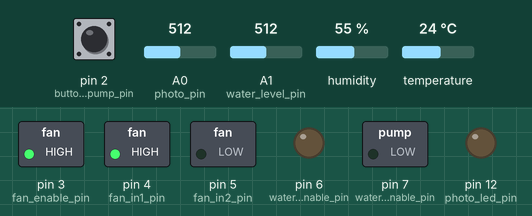
The sketch below on a simulated Arduino Uno, built with avr-gcc and run on an emulated ATmega328P. Shown: switched loads named in the sketch (green lamp = pin HIGH), output pins drawn as LEDs (lit = HIGH). Inputs (shaded band) come from the test bench; at power-on: temperature 24 °C, A0 (photo_pin) = 512, pin 2 (button_water_pump_pin) LOW, A1 (water_level_pin) = 512, humidity 55 %. What the sketch prints to the serial monitor is not drawn.

Above: at 2.3 s.
2.4 s: temperature set to 22 °C
4.2 s: temperature set to 19 °C
At 5.5 s:
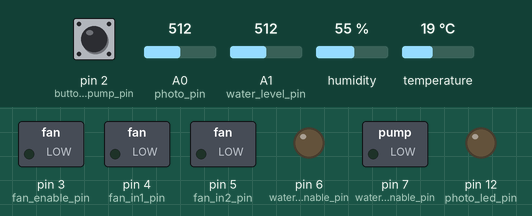
6.0 s: A0 (photo_pin) set to 493
At 6.6 s:
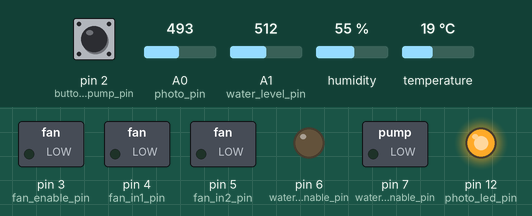
7.5 s: pin 2 (button_water_pump_pin) pulled HIGH for 0.15 s
At 9.0 s:
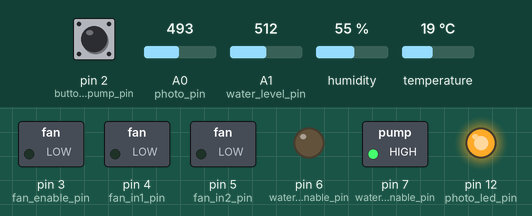
9.6 s: A0 (photo_pin) set to 522
At 10.8 s:
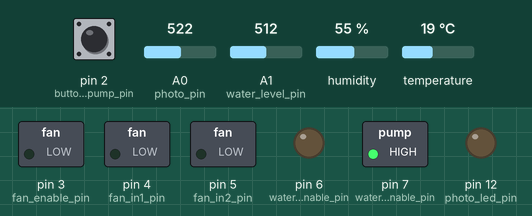
11.1 s: temperature set to 28 °C
At 11.5 s:
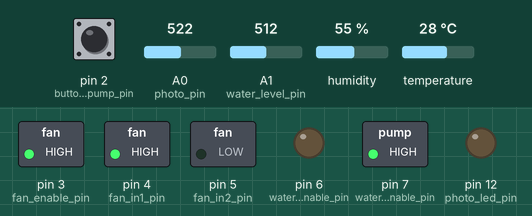
Timing chart, 0 to 20.2 s (numbered marks = the images above; inputs shaded):
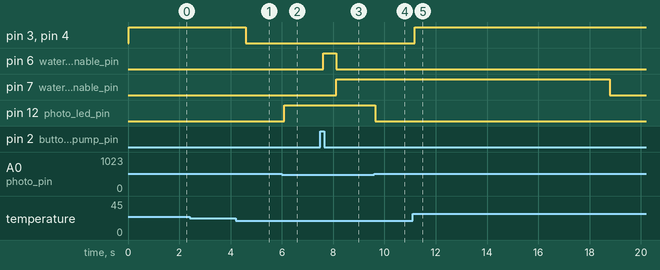

Measured:
- the behaviour switches between 21 and 20 °C on temperature (found by bisection; images 0 and 1)
- the behaviour switches between 512 and 511 on A0 (photo_pin) (found by bisection; images 1 and 2)
- after the input at 2.4 s, every drawn part: stays the same
- after the input at 4.2 s, pin 3 (fan_enable_pin), pin 4 (fan_in1_pin): HIGH → LOW after 0.39 s
- after the input at 6.0 s, pin 12 (photo_led_pin): LOW → HIGH after 0.09 s
- after the input at 7.5 s, pin 6 (water_level_enable_pin): LOW → HIGH after 0.12 s, → LOW 0.50 s later; pin 7 (water_pump_enable_pin): LOW → HIGH after 0.62 s
- after the input at 9.6 s, pin 12 (photo_led_pin): HIGH → LOW at once
- after the input at 11.1 s, pin 3 (fan_enable_pin), pin 4 (fan_in1_pin): LOW → HIGH after 0.09 s

The sketch:

SmartHome.ino
```cpp
#include <SimpleDHT.h>

//pinout arduino
#define dht11_pin 13

#define photo_pin A0
#define photo_led_pin 12

#define fan_enable_pin 3
#define fan_in1_pin 4
#define fan_in2_pin 5
#define fan_led_pin 11

#define button_water_pump_pin 2
#define water_level_pin A1
#define water_level_enable_pin 6
#define water_pump_enable_pin 7

//variabili di sato sensori
typedef enum {
  SPENTO,
  ACCESO
} led_state;
led_state fan_led = SPENTO;
led_state photo_led = SPENTO;

typedef enum {
  SPENTA,
  ACCESA,
  MAL_FUNZIONAMENTO,
} water_pump_state;
water_pump_state water_pump = SPENTA;

//oggetti utilizzati
SimpleDHT11 dht11;

//variabili numeriche
int temperature;
int set_point_temperature = 20;
long start_pump = 0;
int period_on_pump = 10;

//variabili uart
//numero di byte scambiati per pacchetto
#define num_byte 7

//char inviati
#define sof 'a'
#define eof 'r'
#define padding 's'

#define get_info 'b'
#define send_value 'c'

#define fontana 'f'
#define luce_esterna 'h'
#define temperatura 'k'
#define configurazione_fontana 'm'
#define configurazione_temperatura 'p'
#define ventola 'q'

typedef enum {
  IN_ATTESA_SOF,
  IN_ATTESA_OPERAZIONE,
  IN_ATTESA_IDENTIFICATIVO,
  IN_ATTESA_VALORE_1,
  IN_ATTESA_VALORE_2,
  IN_ATTESA_VALORE_3,
  IN_ATTESA_EOF
} uart_state;
uart_state uart = IN_ATTESA_SOF;

char send_byte[num_byte];
char receive_byte[num_byte];
int index_byte = 0;

void setup() {
  Serial.begin(9600);

  pinMode(photo_led_pin, OUTPUT);

  pinMode(fan_enable_pin, OUTPUT);
  pinMode(fan_in1_pin, OUTPUT);
  pinMode(fan_in2_pin, OUTPUT);

  pinMode(water_level_enable_pin, OUTPUT);
  pinMode(water_pump_enable_pin, OUTPUT);
}

void loop() {
  rileva_sensori();
  check_uart();
}

void rileva_sensori() {
  rileva_temperatura();
  delay(1500);
  rileva_fotoresistenza();
  rileva_acqua();
  check_timer();
}

void rileva_temperatura() {
  byte u = 0;
  byte t = 0;
  int err = SimpleDHTErrSuccess;
  err = dht11.read(dht11_pin, &t, &u, NULL);
  if (err != SimpleDHTErrSuccess) {
  } else {
    temperature = (int)t;
  }

  if (temperature > set_point_temperature) {
    if (fan_led == SPENTO) {
      fan_led = ACCESO;
      prepare_data_temperature(send_value);
      prepare_data_fan(send_value);
      analogWrite(fan_enable_pin, 255);
      digitalWrite(fan_in1_pin, HIGH);
      digitalWrite(fan_in2_pin, LOW);
      digitalWrite(fan_led_pin, HIGH);
    }
  } else {
    if (fan_led == ACCESO) {
      prepare_data_temperature(send_value);
      prepare_data_fan(send_value);
      analogWrite(fan_enable_pin, 0);
      digitalWrite(fan_in1_pin, LOW);
      digitalWrite(fan_in2_pin, LOW);
      fan_led = SPENTO;
      digitalWrite(fan_led_pin, LOW);
    }
  }
}

void rileva_fotoresistenza() {
  int light = analogRead(photo_pin);
  if (light < 512) {
    if (photo_led == SPENTO) {
      photo_led = ACCESO;
      prepare_data_external_light(send_value);
      digitalWrite(photo_led_pin, HIGH);
    }
  } else {
    if (photo_led == ACCESO) {
      photo_led = SPENTO;
      prepare_data_external_light(send_value);
      digitalWrite(photo_led_pin, LOW);
    }
  }
}

void rileva_acqua() {
  if (digitalRead(button_water_pump_pin) == HIGH && (water_pump == SPENTA || water_pump == MAL_FUNZIONAMENTO)) {
    digitalWrite(water_level_enable_pin, HIGH);
    int level = analogRead(water_level_pin);
    delay(250);
    level = analogRead(water_level_pin);
    delay(250);
    level = analogRead(water_level_pin);
    digitalWrite(water_level_enable_pin, LOW);
    if (level > 250) {
      water_pump = ACCESA;
      prepare_data_water_pump(send_value);
      digitalWrite(water_pump_enable_pin, HIGH);
      start_pump = millis();
    } else {
      water_pump = MAL_FUNZIONAMENTO;
      prepare_data_water_pump(send_value);
    }
  }
}

void check_timer() {
  if (water_pump == ACCESA) {
    if (millis() - start_pump >= (period_on_pump * 1000)) {
      water_pump = SPENTA;
      prepare_data_water_pump(send_value);
      digitalWrite(water_pump_enable_pin, LOW);
    }
  }
}

void prepare_data_water_pump(char operazione) {
  send_byte[0] = sof;
  send_byte[1] = operazione;
  send_byte[2] = fontana;
  if (water_pump == SPENTA) {
    send_byte[3] = '0';
  } else {
    if (water_pump == ACCESA) {
      send_byte[3] = '1';
    } else {
      if (water_pump == MAL_FUNZIONAMENTO) {
        send_byte[3] = '2';
      }
    }
  }
  send_byte[4] = padding;
  send_byte[5] = padding;
  send_byte[6] = eof;

  send_data();
}

void prepare_data_external_light(char operazione) {
  send_byte[0] = sof;
  send_byte[1] = operazione;
  send_byte[2] = luce_esterna;
  if (photo_led == SPENTO) {
    send_byte[3] = '0';
  } else {
    if (photo_led == ACCESO) {
      send_byte[3] = '1';
    }
  }
  send_byte[4] = padding;
  send_byte[5] = padding;
  send_byte[6] = eof;

  send_data();
}

void prepare_data_temperature(char operazione) {
  send_byte[0] = sof;
  send_byte[1] = operazione;
  send_byte[2] = temperatura;

  int power = 10;
  while (abs(temperature) >= power) {
    power *= 10;
  }
  power /= 10;

  if (temperature < 0) {
    send_byte[3] = '-';
    temperature *= -1;
    if (power == 1) {
      //1 cifra
      send_byte[4] = temperature + '0';
      send_byte[5] = padding;
    } else {
      if (power == 10) {
        //2 cifre
        int cifra = temperature / 10;
        send_byte[4] = cifra + '0';
        temperature -= cifra * 10;
        send_byte[5] = temperature + '0';
      }
    }

  } else {
    if (power == 1) {
      //1 cifra
      send_byte[3] = temperature + '0';
      send_byte[4] = padding;
      send_byte[5] = padding;
    }
    if (power == 10) {
      //2 cifre
      int cifra = temperature / 10;
      send_byte[3] = cifra + '0';
      temperature -= cifra * 10;
      send_byte[4] = temperature + '0';
      send_byte[5] = padding;
    } else {
      if (power == 100) {
        int cifra = temperature / 100;
        send_byte[3] = cifra + '0';
        temperature -= cifra * 100;
        cifra = temperature / 10;
        send_byte[4] = cifra + '0';
        temperature -= cifra * 10;
        send_byte[5] = temperature + '0';
      }
    }
  }
  send_byte[6] = eof;

  send_data();
}

void prepare_data_configuration_water_pump(char operazione) {
  send_byte[0] = sof;
  send_byte[1] = operazione;
  send_byte[2] = configurazione_fontana;
  send_byte[3] = (period_on_pump / 10) + '0';
  send_byte[4] = (period_on_pump - ((period_on_pump / 10) * 10)) + '0';
  send_byte[5] = padding;
  send_byte[6] = eof;

  send_data();
}

void prepare_data_configurazion_temperature(char operazione) {
  send_byte[0] = sof;
  send_byte[1] = operazione;
  send_byte[2] = configurazione_temperatura;
  send_byte[3] = (set_point_temperature / 10) + '0';
  send_byte[4] = (set_point_temperature - ((set_point_temperature / 10) * 10)) + '0';
  send_byte[5] = padding;
  send_byte[6] = eof;

  send_data();
}

void prepare_data_fan(char operazione) {
  send_byte[0] = sof;
  send_byte[1] = operazione;
  send_byte[2] = ventola;
  if (fan_led == SPENTO) {
    send_byte[3] = '0';
  } else {
    if (fan_led == ACCESO) {
      send_byte[3] = '1';
    }
  }
  send_byte[4] = padding;
  send_byte[5] = padding;
  send_byte[6] = eof;

  send_data();
}

void send_data() {
  for (int i = 0; i < num_byte; i++) {
    Serial.print(send_byte[i]);
  }
}

void check_uart() {
  while (Serial.available() > 0) {
    char data = (char)Serial.read();
    if (process_data(data)) {
      receive_byte[index_byte] = data;
      index_byte++;
      if (index_byte == num_byte) {
        index_byte = 0;
        prepare_data_water_pump(get_info);
        prepare_data_external_light(get_info);
        prepare_data_temperature(get_info);
        prepare_data_configuration_water_pump(get_info);
        prepare_data_configurazion_temperature(get_info);
        prepare_data_fan(get_info);
      }
    } else {
      uart = IN_ATTESA_SOF;
      index_byte = 0;
    }
  }
}

int process_data(char c) {
  int ok = false;
  switch (uart) {
    case IN_ATTESA_SOF:
      if (c == sof) {
        uart = IN_ATTESA_OPERAZIONE;
        ok = true;
      }
      break;
    case IN_ATTESA_OPERAZIONE:
      if (c == get_info) {
        uart = IN_ATTESA_IDENTIFICATIVO;
        ok = true;
      }
      break;
    case IN_ATTESA_IDENTIFICATIVO:
      if (c == padding) {
        ok = true;
        uart = IN_ATTESA_VALORE_1;
      }
      break;
    case IN_ATTESA_VALORE_1:
      if (c == padding) {
        ok = true;
        uart = IN_ATTESA_VALORE_2;
      }
      break;
    case IN_ATTESA_VALORE_2:
      if (c == padding) {
        ok = true;
        uart = IN_ATTESA_VALORE_3;
      }
      break;
    case IN_ATTESA_VALORE_3:
      if (c == padding) {
        ok = true;
        uart = IN_ATTESA_EOF;
      }
      break;
    case IN_ATTESA_EOF:
      if (c == eof) {
        uart = IN_ATTESA_SOF;
        ok = true;
      }
      break;
  }
  return ok;
}
```
